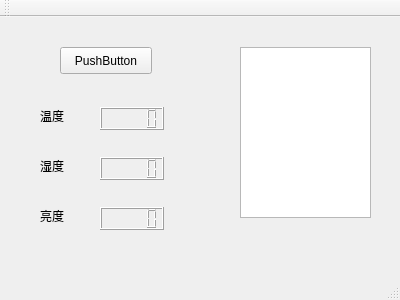
<?xml version="1.0" encoding="UTF-8"?>
<ui version="4.0">
 <class>MainWindow</class>
 <widget class="QMainWindow" name="MainWindow">
  <property name="geometry">
   <rect>
    <x>0</x>
    <y>0</y>
    <width>400</width>
    <height>300</height>
   </rect>
  </property>
  <property name="windowTitle">
   <string>MainWindow</string>
  </property>
  <widget class="QWidget" name="centralWidget">
   <widget class="QLCDNumber" name="lcd_t">
    <property name="geometry">
     <rect>
      <x>100</x>
      <y>90</y>
      <width>64</width>
      <height>23</height>
     </rect>
    </property>
   </widget>
   <widget class="QLCDNumber" name="lcd_h">
    <property name="geometry">
     <rect>
      <x>100</x>
      <y>140</y>
      <width>64</width>
      <height>23</height>
     </rect>
    </property>
   </widget>
   <widget class="QLCDNumber" name="lcd_l">
    <property name="geometry">
     <rect>
      <x>100</x>
      <y>190</y>
      <width>64</width>
      <height>23</height>
     </rect>
    </property>
   </widget>
   <widget class="QPushButton" name="button">
    <property name="geometry">
     <rect>
      <x>60</x>
      <y>30</y>
      <width>92</width>
      <height>27</height>
     </rect>
    </property>
    <property name="text">
     <string>PushButton</string>
    </property>
   </widget>
   <widget class="QTextEdit" name="msgInfo">
    <property name="geometry">
     <rect>
      <x>240</x>
      <y>30</y>
      <width>131</width>
      <height>171</height>
     </rect>
    </property>
   </widget>
   <widget class="QLabel" name="label">
    <property name="geometry">
     <rect>
      <x>40</x>
      <y>90</y>
      <width>62</width>
      <height>17</height>
     </rect>
    </property>
    <property name="text">
     <string>温度</string>
    </property>
   </widget>
   <widget class="QLabel" name="label_2">
    <property name="geometry">
     <rect>
      <x>40</x>
      <y>140</y>
      <width>62</width>
      <height>17</height>
     </rect>
    </property>
    <property name="text">
     <string>湿度</string>
    </property>
   </widget>
   <widget class="QLabel" name="label_3">
    <property name="geometry">
     <rect>
      <x>40</x>
      <y>190</y>
      <width>62</width>
      <height>17</height>
     </rect>
    </property>
    <property name="text">
     <string>亮度</string>
    </property>
   </widget>
  </widget>
  <widget class="QMenuBar" name="menuBar">
   <property name="geometry">
    <rect>
     <x>0</x>
     <y>0</y>
     <width>400</width>
     <height>25</height>
    </rect>
   </property>
  </widget>
  <widget class="QToolBar" name="mainToolBar">
   <attribute name="toolBarArea">
    <enum>TopToolBarArea</enum>
   </attribute>
   <attribute name="toolBarBreak">
    <bool>false</bool>
   </attribute>
  </widget>
  <widget class="QStatusBar" name="statusBar"/>
 </widget>
 <layoutdefault spacing="6" margin="11"/>
 <resources/>
 <connections/>
</ui>
